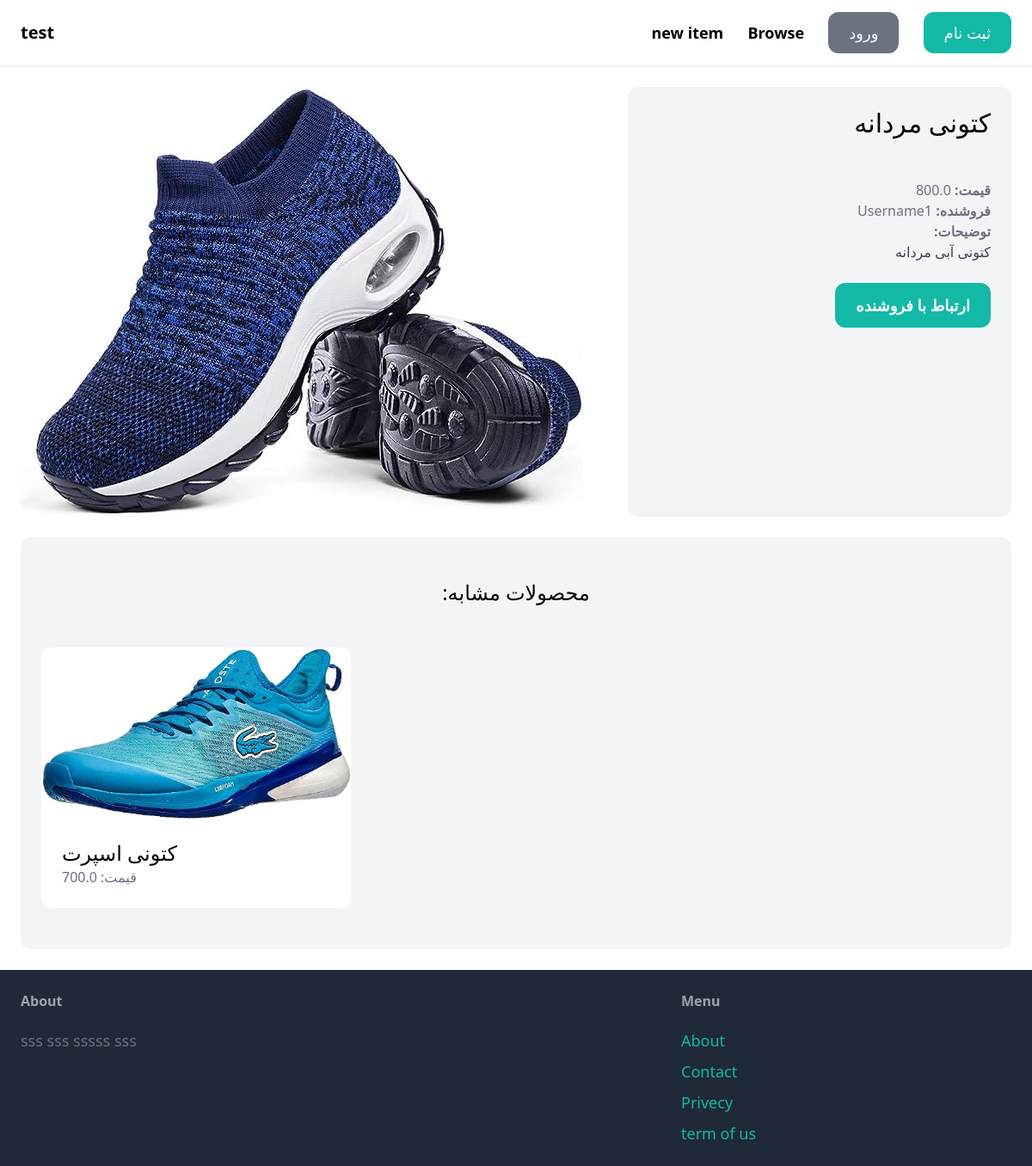
/item/2/, run on the app's committed database.
### core/models.py (models this page shows, shortened)
class Item(models.Model):
    category = models.ForeignKey(Category,related_name='items',on_delete=models.CASCADE)
    name= models.CharField(max_length=225)
    description = models.TextField(blank=True, null=True)
    price = models.FloatField()
    image = models.ImageField(upload_to='item_images',blank=True,null=True)
    is_sold = models.BooleanField(default=False)
    created_by = models.ForeignKey(User, related_name='items',on_delete=models.CASCADE)
    created_at = models.DateTimeField(auto_now_add=True)

### core/views.py (the view)
# urls.py: path('<int:pk>/', detail,name="detailll")
def detail(request, pk):
    item = get_object_or_404(Item, pk=pk)
    related_items = Item.objects.filter(category=item.category, is_sold=False).exclude(pk=pk)[0:3]
    return render(request, 'core/detail1.html',{
        'item': item,
        'related_items':related_items,
    })

### core/templates/core/detail1.html (shortened to what this page needs)
{% extends 'core/base.html' %}
{% block content %}
<div class="grid grid-cols-5 gap-6">
  <div class="col-span-3">
    <img src="{{item.image.url}}" class="rounded-xl">
  </div>
    <div class="col-span-2 p-6 bg-gray-100 rounded-xl" style="text-align: right">
        <h1 class="mb-6 text-3xl">{{item.name}}</h1><br>
        <p class="text-gray-500"><strong>قیمت: </strong>{{item.price}}</p>
        <p class="text-gray-500">{{item.created_by.username}}<strong> :فروشنده</strong></p>
        {% if item.description %}
         <p class="text-gray-700">
            <strong class="text-gray-500" > :توضیحات </strong><br>{{item.description}}
        </p>
        {% endif %}
        {% if request.user == item.created_by %}
        <div class="mt-4 p-2 bg-white rounded-xl">
        <a href="{% url 'edit' item.id %}" class="inline-block mt-6 px-6 py-3 text-lg font-semibold bg-teal-500 text-white rounded-xl" >ویرایش</a>
        <a href="{% url 'delete' item.id %}" class="inline-block mt-6 px-6 py-3 text-lg font-semibold bg-red-500 text-white rounded-xl"> حذف</a>
        </div>
        {% else %}
        <a href="{% url 'newconversation' item.id %}" class="inline-block mt-6 px-6 py-3 text-lg font-semibold bg-teal-500 text-white rounded-xl hover:bg-teal-700 ">ارتباط با فروشنده</a>
        {% endif %}
    </div>
</div>
<div class="mt-6 px-6 py-12 bg-gray-100 rounded-xl">
    <h2 class="mb-12 text-2xl text-center"> :محصولات مشابه</h2>
    <div class="grid grid-cols-3 gap-3">
        {% for item in related_items %}
        <div>
            <a href="{% url 'detail' item.id %}">
                <div>
                    <img src="{{item.image.url}}" class="rounded-t-xl">
                </div>
                <div class="p-6 bg-white rounded-b-xl">
                    <h2 class="text-2xl">{{ item.name }}</h2>
                    <p class="text-gray-500">قیمت: {{item.price}}</p>
                </div>
            </a>
        </div>
        {% endfor %}
    </div>
</div>
{% endblock %}

### data on the page
Item: image (picture), name "کتونی مردانه", price "800.0", created_by.username "Username1", description "کتونی آبی مردانه"
Item: image (picture), name "کتونی اسپرت", price "700.0"
